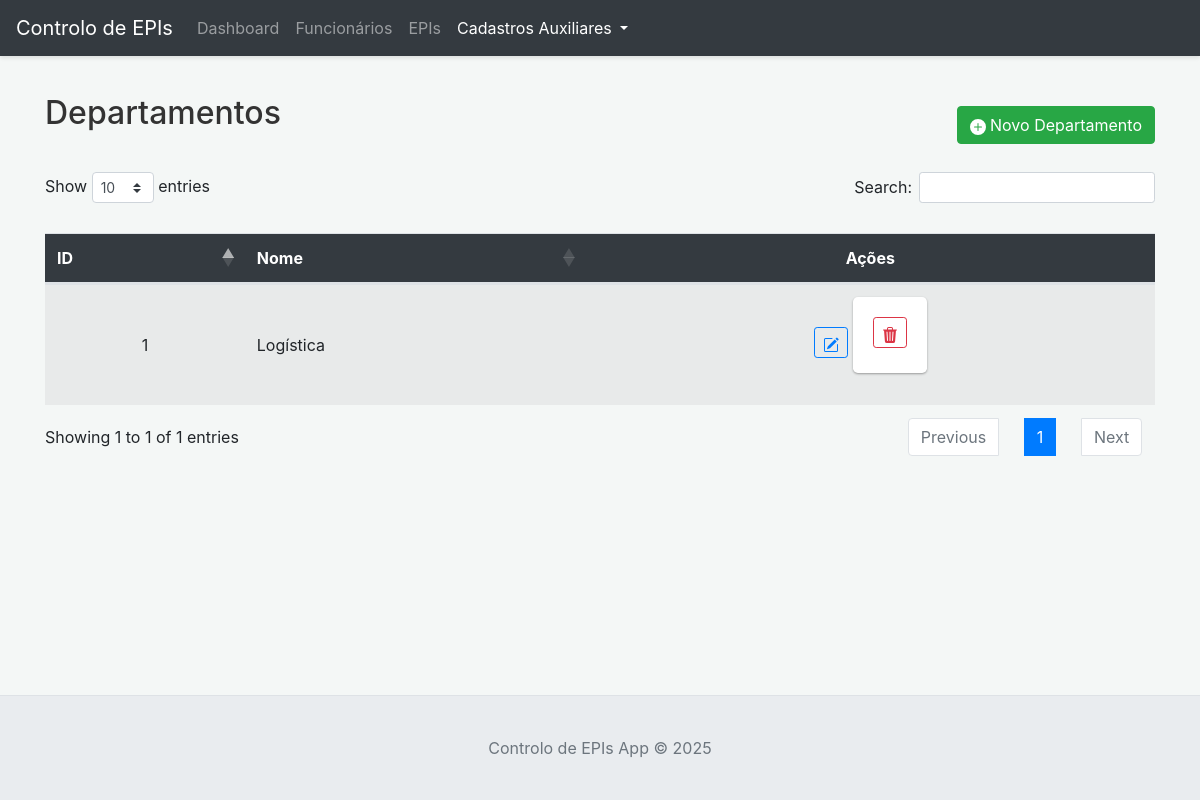
The page /departamentos on the database as committed earlier.
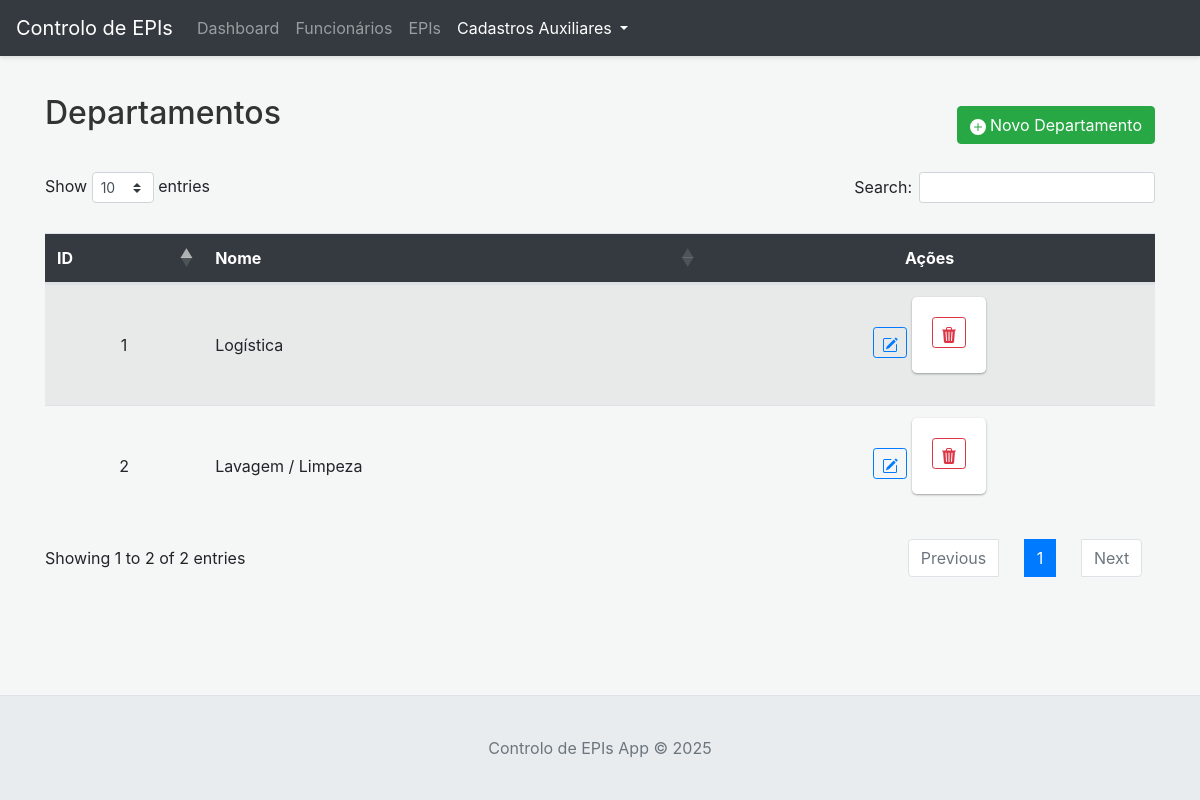
The same page on the database as committed later.
### tables this page shows
CREATE TABLE departamentos (
                id INTEGER PRIMARY KEY AUTOINCREMENT,
                nome TEXT NOT NULL UNIQUE
            );

### app.py (the view)
@app.route('/departamentos')
def listar_departamentos():
    departamentos = db.get_all_departamentos()
    return render_template('departamentos.html', departamentos=departamentos or [])

### app.py (called while the page is built)
@app.context_processor
def inject_now():
    return {'now': datetime.datetime.now(datetime.timezone.utc)}

### database.py (called while the page is built)
    def _get_conn(self):
        conn = sqlite3.connect(self.db_path)
        conn.row_factory = sqlite3.Row
        conn.execute("PRAGMA foreign_keys = ON;")
        return conn

    def get_all_departamentos(self):
        query = "SELECT * FROM departamentos ORDER BY nome"
        return self.execute_query(query, fetch_all=True)

### templates/departamentos.html (shortened to what this page needs)
{% extends "base.html" %}
{% block content %}
<div class="d-flex justify-content-between align-items-center mb-3">
    <h2>Departamentos</h2>
    <button type="button" class="btn btn-success" data-toggle="modal" data-target="#modalDepartamento" id="btnNovoDepartamento">
        <svg xmlns="http://www.w3.org/2000/svg" width="16" height="16" fill="currentColor" class="bi bi-plus-circle-fill" viewBox="0 0 16 16">
            <path d="M16 8A8 8 0 1 1 0 8a8 8 0 0 1 16 0zM8.5 4.5a.5.5 0 0 0-1 0v3h-3a.5.5 0 0 0 0 1h3v3a.5.5 0 0 0 1 0v-3h3a.5.5 0 0 0 0-1h-3v-3z"/>
        </svg>
        Novo Departamento
    </button>
</div>
{% if departamentos %}
<div class="table-responsive">
    <table class="table table-striped table-hover" id="tabelaDepartamentos">
        <thead>
            <tr>
                <th>ID</th>
                <th class="text-left-override">Nome</th>
                <th>Ações</th>
            </tr>
        </thead>
        <tbody>
            {% for dep in departamentos %}
            <tr>
                <td>{{ dep.id }}</td>
                <td class="text-left-override">{{ dep.nome }}</td>
                <td>
                    <div class="action-buttons">
                        <button type="button" class="btn btn-sm btn-outline-primary btn-editar-departamento" title="Editar"
                                data-toggle="modal" data-target="#modalDepartamento" data-id="{{ dep.id }}" data-nome="{{ dep.nome }}">
                        </button>
                        <form action="{{ url_for('excluir_departamento', dep_id=dep.id) }}" method="POST" style="display:inline;" onsubmit="return confirm('Tem certeza que deseja excluir este departamento? Funcionários associados terão o departamento removido.');">
                            <button type="submit" class="btn btn-sm btn-outline-danger" title="Excluir">
                            </button>
                        </form>
                    </div>
                </td>
            </tr>
            {% endfor %}
        </tbody>
    </table>
</div>
{% else %}
<div class="alert alert-info mt-3" role="alert">
    Nenhum departamento cadastrado.
</div>
{% endif %}
{% endblock %}

Rows that differ between the two databases and show on the page:
added departamentos: id "2", nome "Lavagem / Limpeza"
Other text that changed with them:
text written by a page script: "Show entries Search: Showing 1 to 1 of 1 entries Previous 1 Next" → "Show entries Search: Showing 1 to 2 of 2 entries Previous 1 Next"
